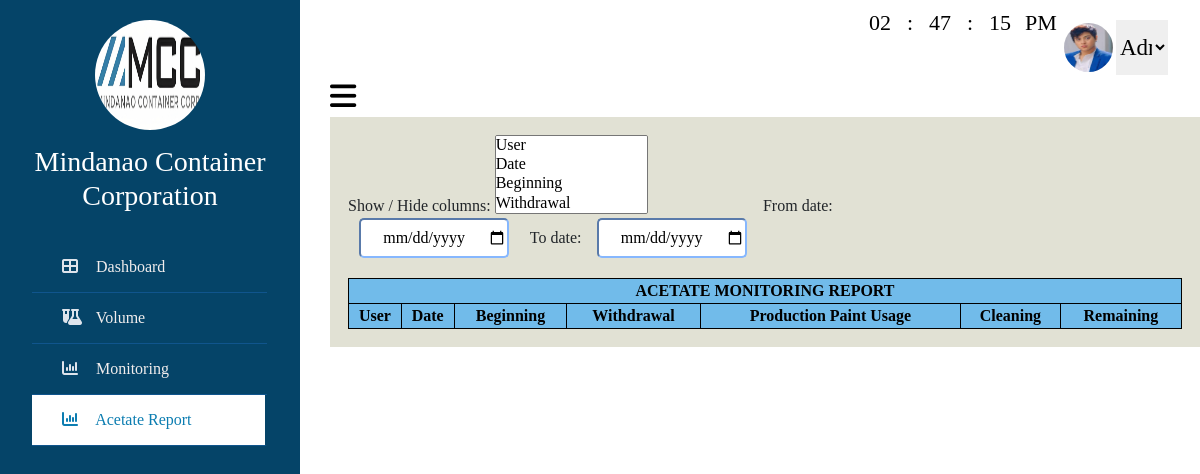
The page /acetateReport.php (signed in) on the database as committed earlier.
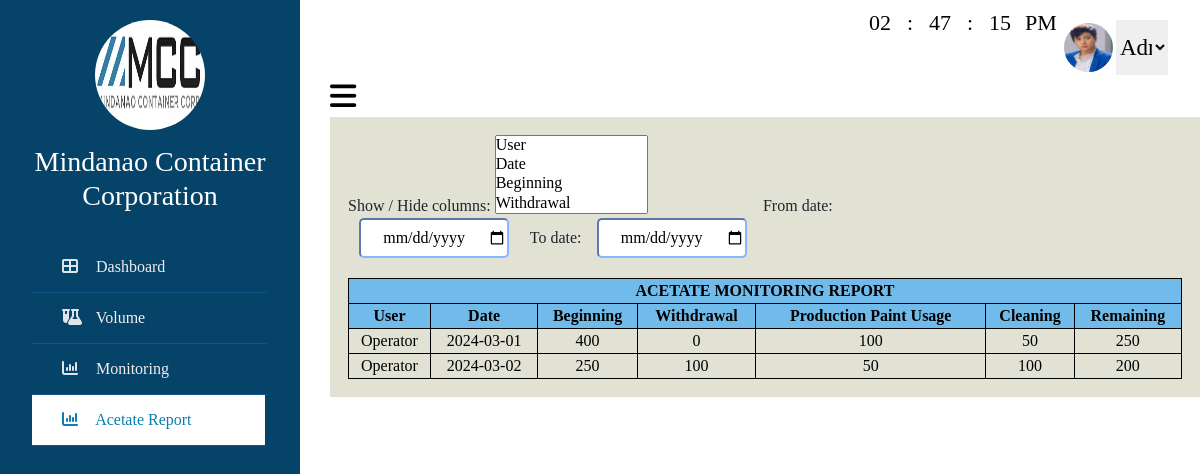
The same page on the database as committed later.
### tables this page shows
CREATE TABLE `tbl_user` (
  `userID` int(100) NOT NULL,
  `Level` varchar(100) NOT NULL,
  `Name` varchar(100) NOT NULL,
  `Username` varchar(100) NOT NULL,
  `Contact` varchar(100) NOT NULL,
  `Address` varchar(100) NOT NULL,
  `Profile_image` varchar(100) NOT NULL,
  `Email` varchar(100) NOT NULL,
  `Password` varchar(100) NOT NULL
);

CREATE TABLE `tbl_acetatereport` (
  `acetateReportID` int(100) NOT NULL,
  `userID` int(100) NOT NULL,
  `Date` date NOT NULL,
  `Beginning` int(100) NOT NULL,
  `Withdrawal` int(100) NOT NULL,
  `ProductPUsage` int(100) NOT NULL,
  `Cleaning` int(100) NOT NULL,
  `Remaining` int(100) NOT NULL
);

### acetateReport.php (the view, shortened to what this page needs)
<?php
include 'connect.php';
$id = 1;
$sql = "Select * from `tbl_user` where userID=$id";
$result = mysqli_query($con, $sql);
$row = mysqli_fetch_assoc($result);
$Username = $row['Username'];
$Profile_image = $row['Profile_image'];
$sql = "SELECT
acetateReport.*, user.Username
FROM tbl_acetatereport AS acetateReport
LEFT JOIN tbl_user AS user ON acetateReport.userID = user.userID";
$result = mysqli_query($con, $sql);
?>
<!DOCTYPE html>
<html lang="en">
<head>
    <link href="https://cdn.jsdelivr.net/npm/bootstrap@5.3.0-alpha3/dist/css/bootstrap.min.css" rel="stylesheet">
    <link rel="stylesheet" href="https://cdnjs.cloudflare.com/ajax/libs/font-awesome/6.5.1/css/all.min.css">
    <link rel="stylesheet" href="https://cdn.datatables.net/1.13.7/css/jquery.dataTables.min.css">
    <link rel="stylesheet" href="https://cdn.datatables.net/datetime/1.5.1/css/dataTables.dateTime.min.css">
    <link rel="stylesheet" href="https://cdn.datatables.net/buttons/2.4.2/css/buttons.dataTables.min.css">
    <link rel="stylesheet"
        href="https://cdnjs.cloudflare.com/ajax/libs/bootstrap-multiselect/0.9.13/css/bootstrap-multiselect.css">
    <link rel="stylesheet" href="https://unpkg.com/multiple-select@1.7.0/dist/multiple-select.min.css">
</head>
<body>
    <div class="wrapper">
        <div class="section">
            <div class="admin_profile">
                <div class="clockcontainer">
                    <div class="clock">
                        <span id="hrs"></span>
                        <span>:</span>
                        <span id="minutes"></span>
                        <span>:</span>
                        <span id="sec"></span>
                        <span id="ampm"></span>
                    </div>
                </div>
                <img src="uploaded_image/<?php echo $Profile_image; ?>" class="img-admin" id="image">
                <select class="dropdown" required onchange="handleDropdownChange(this)">
                    <option>
                        <?php echo $Username; ?>
                    </option>
                </select>
            </div>
            <div class="top_navbar">
                <div class="hamburger">
                    <a href="#">
                        <i class="fas fa-bars"></i>
                    </a>
                </div>
            </div>
            <div class="main1">
                <div class="col-md-8">
                    <div class="form-group">
                        <label>Show / Hide columns:</label>
                        <select name="toggle_column" id="toggle_column" multiple>
                            <option value="0">User</option>
                            <option value="1">Date</option>
                            <option value="2">Beginning</option>
                            <option value="3">Withdrawal</option>
                            <option value="4">Production Paint Usage</option>
                        </select>
                        <label style="margin-left:20%;">From date:</label>
                        <input type="date" style="text-align: center;" class="filterfield" id="min" name="min"
                            autocomplete="off" required>
                        <label style="margin-left:3%;">To date:</label>
                        <input type="date" style="text-align: center;" class="filterfield" id="max" name="max"
                            autocomplete="off" required>
                    </div>
                </div>
                <div class="main2">
                    <table id="datatables" class="display" style="width:100%;">
                        <thead>
                            <tr>
                                <th colspan="7" style="text-align:center; background-color:rgba(113,187,234,255);">
                                    ACETATE MONITORING REPORT
                                </th>
                            </tr>
                            <tr>
                                <th style="text-align:center; background-color: rgba(113,187,234,255);">User</th>
                                <th style="text-align:center; background-color: rgba(113,187,234,255);">Date</th>
                                <th style="text-align:center; background-color: rgba(113,187,234,255);">Beginning</th>
                                <th style="text-align:center; background-color: rgba(113,187,234,255);">Withdrawal</th>
                                <th style="text-align:center; background-color: rgba(113,187,234,255);">Production Paint Usage</th>
                                <th style="text-align:center; background-color: rgba(113,187,234,255);">Cleaning</th>
                                <th style="text-align:center; background-color: rgba(113,187,234,255);">Remaining</th>
                            </tr>
                        </thead>
                        <tbody>
                        <?php
                            while ($row = mysqli_fetch_assoc($result)) {
                                echo "<tr>";
                                echo "<td>{$row['Username']}</td>";
                                echo "<td class='date-cell'>{$row['Date']}</td>";
                                echo "<td>{$row['Beginning']}</td>";
                                echo "<td>{$row['Withdrawal']}</td>";
                                echo "<td>{$row['ProductPUsage']}</td>";
                                echo "<td>{$row['Cleaning']}</td>";
                                echo "<td>{$row['Remaining']}</td>";
                                echo "</tr>";
                            }
                            ?>
                        </tbody>
                    </table>
                </div>
        <div class="sidebar">
            <div class="profile">
                <img src="IMAGES/logo.jpg" alt="profile_picture">
                <h3>Mindanao Container Corporation</h3>
            </div>
            <ul>
                <li>
                    <a href="dataEntry.php">
                        <span class="icon"><i class="fa-solid fa-table-cells-large"></i></span>
                        <span class="item">Dashboard</span>
                    </a>
                </li>
                <li>
                    <a href="volume.php">
                        <span class="icon"><i class="fa-solid fa-flask-vial"></i></span>
                        <span class="item">Volume</span>
                    </a>
                </li>
                <li>
                    <a href="monitoring.php">
                        <span class="icon"><i class="fa-solid fa-chart-column"></i></span>
                        <span class="item">Monitoring</span>
                    </a>
                    <a href="acetateReport.php" class="active">
                        <span class="icon"><i class="fa-solid fa-chart-column"></i></span>
                        <span class="item">Acetate Report</span>
                    </a>
                </li>
            </ul>
        </div>
    </div>
    </div>
</body>
</html>

### acetateReport.php (style rules this page uses)
* { list-style: none; text-decoration: none; margin: 0; padding: 0; box-sizing: border-box; font-family: 'Noto+Serif+Makasar'; }
.wrapper .sidebar { background: rgb(5, 68, 104); position: fixed; top: 0; left: 0; width: 300px; height: 100%; padding: 20px 0; transition: all 0.5s ease; }
.wrapper .sidebar .profile { margin-bottom: 30px; text-align: center; }
.wrapper .sidebar .profile img { display: block; width: 110px; height: 110px; border-radius: 50%; margin: 0 auto; }
.wrapper .sidebar .profile h3 { color: #ffffff; margin: 15px 0 5px; }
.wrapper .sidebar ul li a { display: block; padding: 13px 30px; border-bottom: 1px solid #10558d; color: rgb(241, 237, 237); font-size: 16px; position: relative; margin-right: 33px; text-decoration: none; }
.wrapper .sidebar ul li a .icon { color: #dee4ec; width: 30px; display: inline-block; }
.wrapper .sidebar ul li a:hover, .wrapper .sidebar ul li a.active { color: #0c7db1; background: white; border-right: 2px solid rgb(5, 68, 104); }
.wrapper .sidebar ul li a:hover .icon, .wrapper .sidebar ul li a.active .icon { color: #0c7db1; }
.wrapper .sidebar ul li a:hover:before, .wrapper .sidebar ul li a.active:before { display: block; }
.wrapper .section { width: calc(100% - 300px); margin-left: 300px; transition: all 0.5s ease; }
.wrapper .section .top_navbar { background: white; height: 2px; display: flex; align-items: center; padding: 0 30px; margin-top: 20px; }
.wrapper .section .top_navbar .hamburger a { font-size: 30px; color: black; }
body .wrapper .sidebar { left: 0; transition: left 0.5s ease; }
body .wrapper .section { margin-left: 300px; transition: margin-left 0.5s ease, width 0.5s ease; width: calc(100% - 300px); }
.admin_profile { display: flex; justify-content: flex-end; margin-top: 20px; margin-right: 32px; }
.img-admin { height: 55px; width: 55px; border-radius: 50%; border: 3px solid transparent; }
img { height: 50px; width: 50px; border-radius: 50%; }
table, th, td { border: 1px solid black; border-collapse: collapse; text-align: center; color: black; }
.date-cell { white-space: nowrap; }
label { text-align: center; }
input { width: 30%; height: 35px; margin-bottom: 20px; border-color: #86; border-radius: 5px; }
.dropdown { border: none; font-size: 23px; width: 6%; text-align: center; }
.dropdown option { padding: 10px; font-size: 20px; text-align: center; }
.main1 { background-color: rgb(225, 225, 212); padding: 2%; flex: 1 1 150px; margin-top: 20px; margin-left: 30px; }
.main2 { display: flex; flex: 1; }
.filterfield { width: 150px; height: 40px; margin-left: 2%; background-color: white; border-color: #86b7fe; border-radius: 5px; }
.clockcontainer { width: 295px; height: 180px; position: absolute; top: 12%; left: 80%; transform: translate(-50%, -50%); }
.clock { color: black; border-radius: 10px; display: flex; align-items: center; justify-content: center; }
.clock span { font-size: 22px; width: 30px; display: inline-block; text-align: center; position: relative; }
#ampm { margin-left: 10px; }

Rows that differ between the two databases and show on the page:
added tbl_acetatereport: userID.Username "Operator", Date "2024-03-01", Beginning "400", Withdrawal "0", ProductPUsage "100", Cleaning "50", Remaining "250"
added tbl_acetatereport: userID.Username "Operator", Date "2024-03-02", Beginning "250", Withdrawal "100", ProductPUsage "50", Cleaning "100", Remaining "200"
